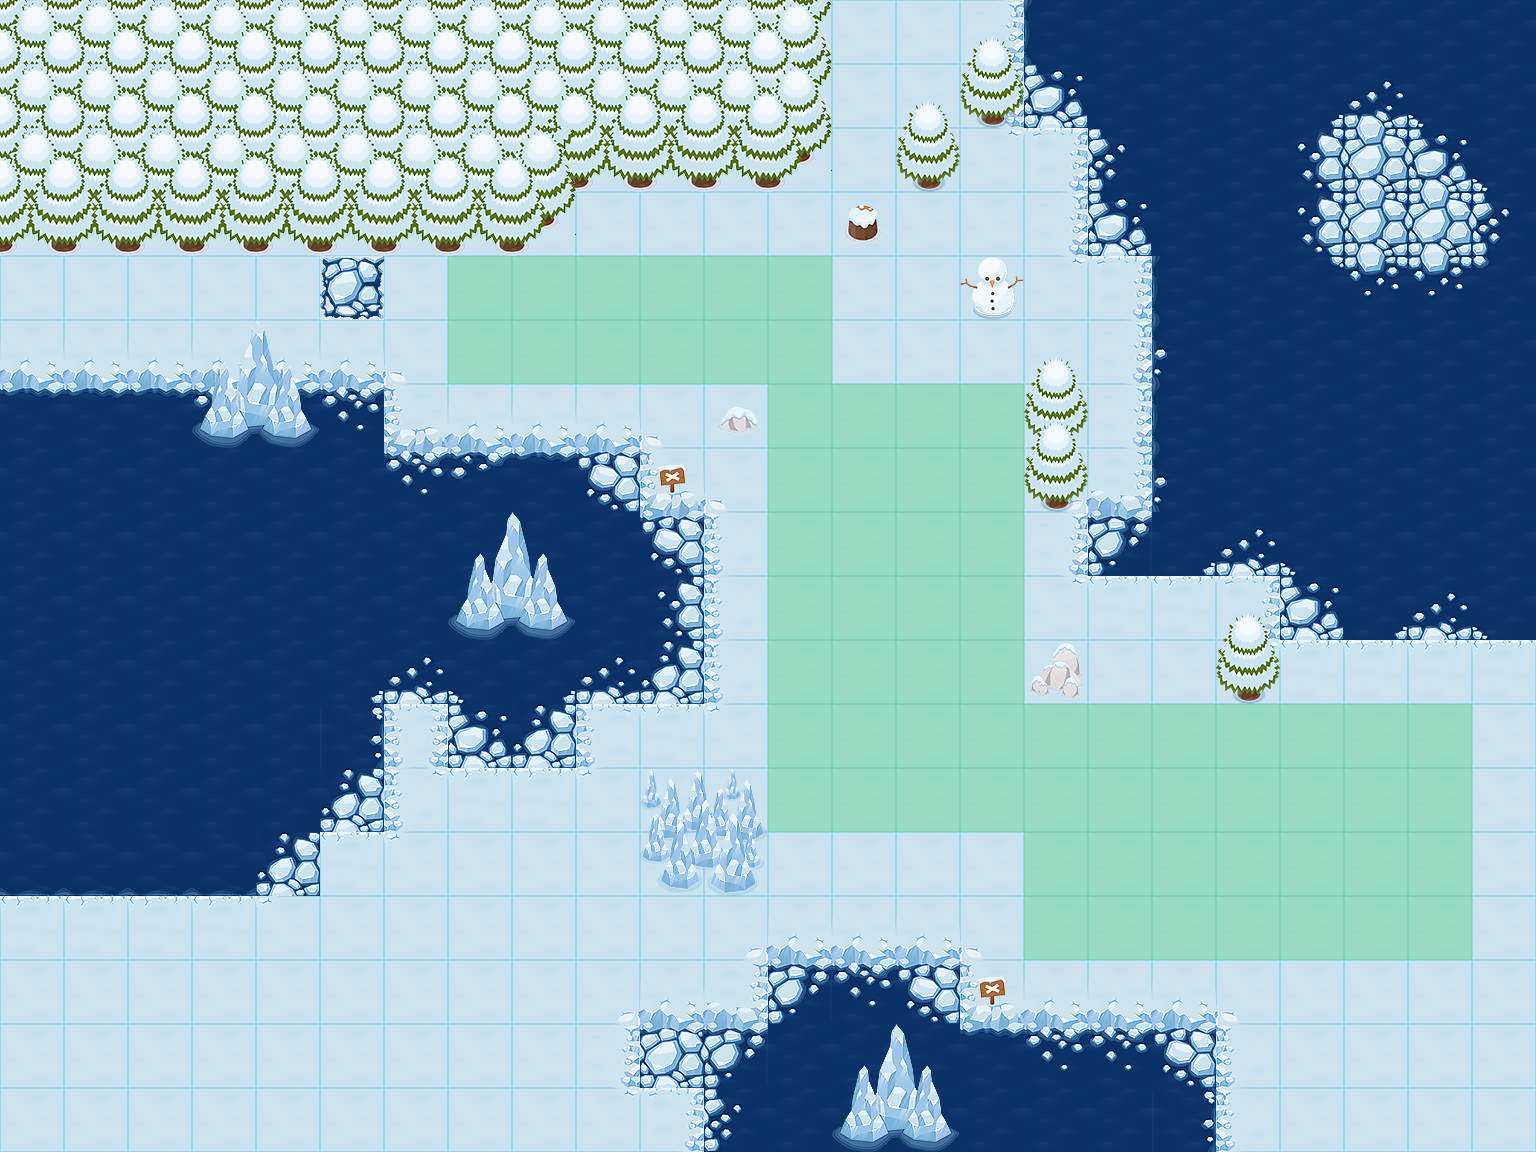

A 2D game scene composited from a Tiled map and its tileset images. What follows is a short description and the map's XML, with each tile layer's data collapsed to a summary:
An orthogonal 24x18 tile map with 64x64 px tiles, 8 tile layers (flour, onFlour, sinkLayer, blockLayer, ...), 1 hidden layer not drawn and 4 objects.

<map version="1.2" tiledversion="1.2.1" orientation="orthogonal" renderorder="right-down" width="24" height="18" tilewidth="64" tileheight="64" infinite="0" nextlayerid="13" nextobjectid="14">
 <tileset firstgid="1" name="tileSheetWinter" tilewidth="64" tileheight="64" tilecount="286" columns="13">
  <image source="tileSheetWinter30-12.png" width="832" height="1408" />
 </tileset>
 <layer id="1" name="flour" width="24" height="18">
  <data>[432 cells, 282 non-empty, 11 distinct tile ids]</data>
 </layer>
 <layer id="2" name="onFlour" width="24" height="18">
  <data>[432 cells, 24 non-empty, 9 distinct tile ids]</data>
 </layer>
 <layer id="3" name="sinkLayer" width="24" height="18">
  <data>[432 cells, 153 non-empty, 22 distinct tile ids]</data>
 </layer>
 <layer id="4" name="blockLayer" width="24" height="18">
  <data>[432 cells, 71 non-empty, 16 distinct tile ids]</data>
 </layer>
 <layer id="5" name="onBlockLayer" width="24" height="18">
  <data>[432 cells, 1 non-empty, 1 distinct tile ids]</data>
 </layer>
 <layer id="6" name="railing" width="24" height="18">
  <data>[432 cells, 0 non-empty, 0 distinct tile ids]</data>
 </layer>
 <objectgroup id="7" name="playerLayer">
  <object id="1" gid="216" x="287" y="334" width="64" height="64">
   <properties>
    <property name="type" value="playerStartPosition" />
   </properties>
  </object>
  <object id="2" gid="216" x="864" y="349" width="64" height="64">
   <properties>
    <property name="type" value="scene1Goal" />
   </properties>
  </object>
  <object id="12" gid="216" x="928" y="925" width="64" height="64">
   <properties>
    <property name="type" value="scene2Goal" />
   </properties>
  </object>
  <object id="13" gid="216" x="1376" y="1053" width="64" height="64">
   <properties>
    <property name="type" value="scene3Goal" />
   </properties>
  </object>
 </objectgroup>
 <objectgroup id="8" name="objectLayer" />
 <layer id="9" name="upperLayer" width="24" height="18">
  <data>[432 cells, 5 non-empty, 3 distinct tile ids]</data>
 </layer>
 <layer id="11" name="Слой тайлов 8" width="24" height="18" opacity="0.36">
  <data>[432 cells, 68 non-empty, 1 distinct tile ids]</data>
 </layer>
 <layer id="12" name="fog" width="24" height="18" visible="0">
  <data>[432 cells, 432 non-empty, 1 distinct tile ids]</data>
 </layer>
</map>
